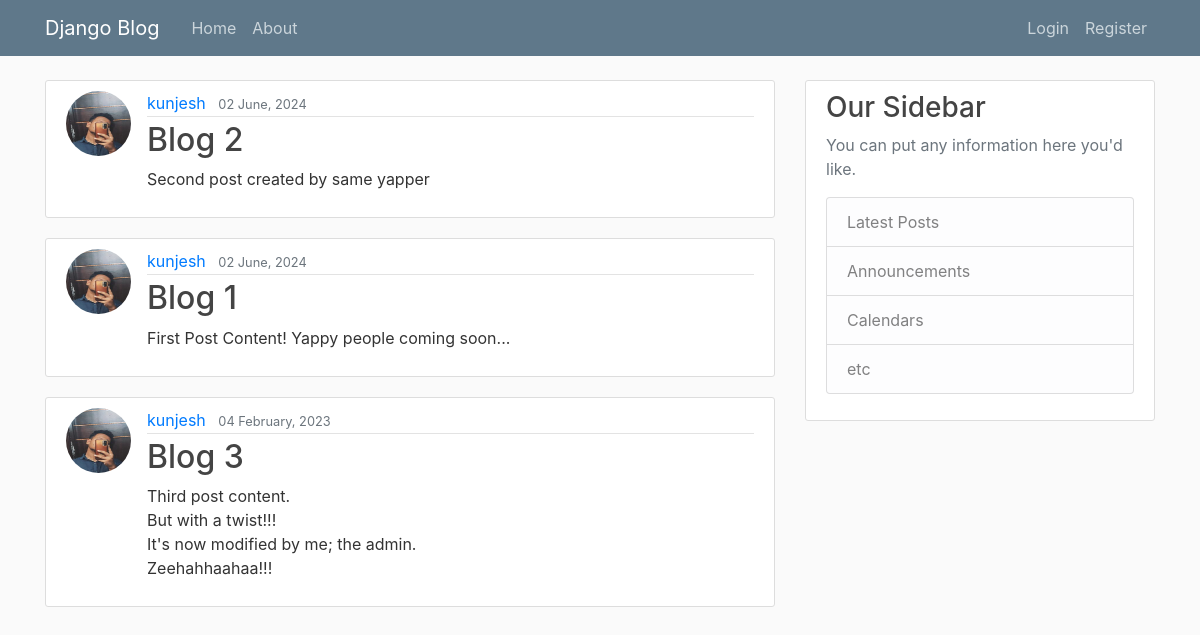
/blog/, run on an earlier commit of the app's database.
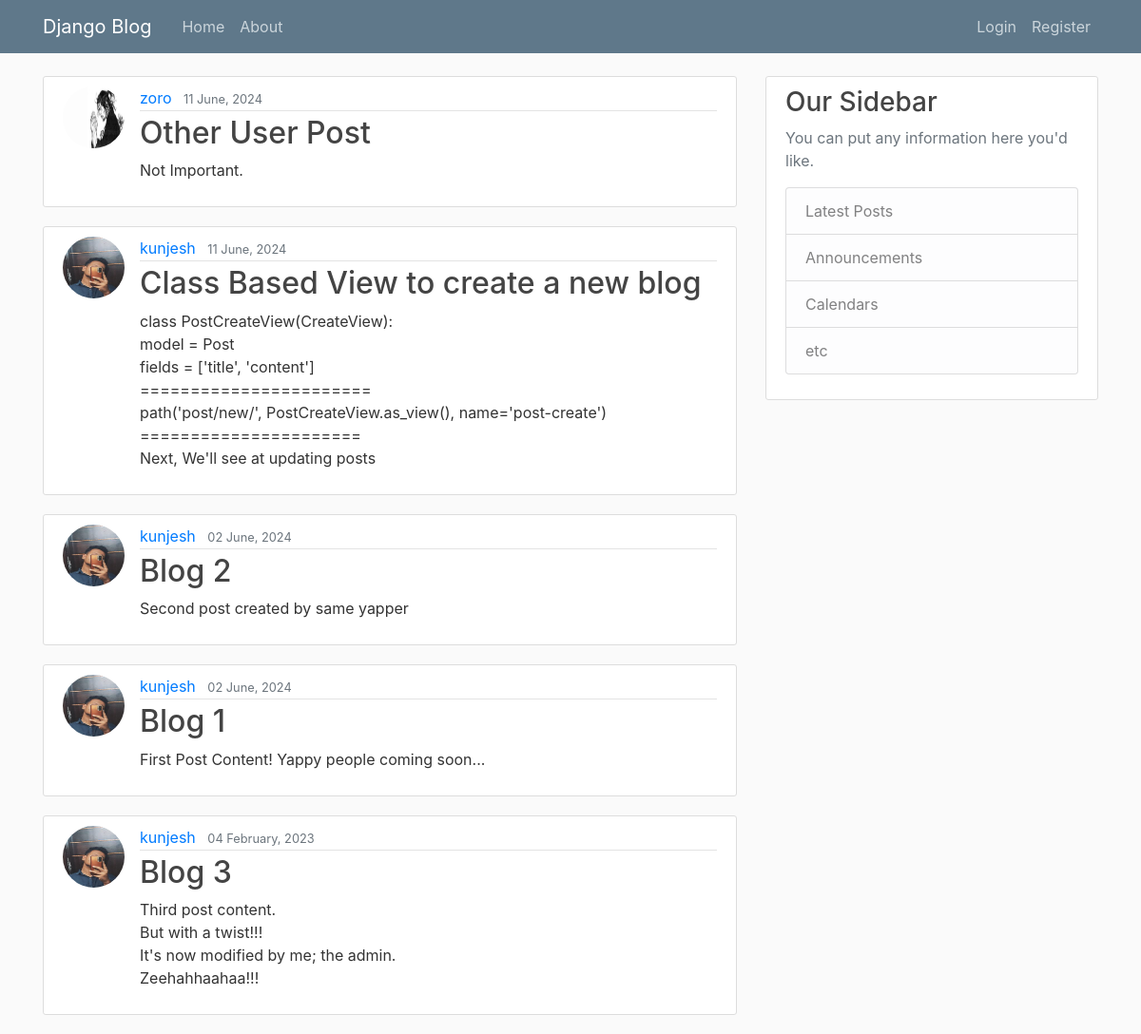
And on a later commit of the database.
### blog/models.py (models this page shows, shortened)
class Post(models.Model):
    title = models.CharField(max_length=100)
    content = models.TextField()
    date_posted = models.DateTimeField(default=timezone.now)
    author = models.ForeignKey(User, on_delete=models.CASCADE)

### users/models.py (models this page shows, shortened)
class Profile(models.Model):
    user = models.OneToOneField(User, on_delete=models.CASCADE)
    image = models.ImageField(default='default.jpg', upload_to='profile_pics')

### blog/views.py (the view)
# urls.py: path('', PostListView.as_view(), name='blog-home'),
class PostListView(ListView):
    model = Post
    template_name = 'blog/home.html' # <app>/<model>_<viewtype>.html
    context_object_name = 'posts'
    ordering = ['-date_posted']

### blog/templates/blog/home.html
{% extends "blog/base.html" %}
{% block content %}
    {% for post in posts %}
        <article class="media content-section">
          <img class="rounded-circle article-img" src="{{ post.author.profile.image.url }}">
          <div class="media-body">
            <div class="article-metadata">
              <a class="mr-2" href="{% url 'profile'%}">{{ post.author }}</a>
              <small class="text-muted">{{ post.date_posted|date:"d F, Y" }}</small>
            </div>
            <h2><a class="article-title" href="{% url 'post-detail' post.id %}">{{ post.title }}</a></h2>
            <p class="article-content">{{ post.content }}</p>
          </div>
        </article>
    {% endfor %}
{% endblock content %}

### blog/templates/blog/base.html (shortened to what this page needs)
{% load static %}
<!DOCTYPE html>
<html>
<head>
    <link rel="stylesheet" href="https://maxcdn.bootstrapcdn.com/bootstrap/4.0.0/css/bootstrap.min.css">
    <link rel="stylesheet" type="text/css" href="{% static 'blog/main.css' %}">
</head>
<body>
    <header class="site-header">
      <nav class="navbar navbar-expand-md navbar-dark bg-steel fixed-top">
        <div class="container">
          <a class="navbar-brand mr-4" href="{% url 'blog-home' %}">Django Blog</a>
          <div class="collapse navbar-collapse" id="navbarToggle">
            <div class="navbar-nav mr-auto">
              <a class="nav-item nav-link" href="{% url 'blog-home' %}">Home</a>
              <a class="nav-item nav-link" href="{% url 'blog-about' %}">About</a>
            </div>
            <div class="navbar-nav">
              {% if user.is_authenticated %}
              <a class="nav-item nav-link" href="{% url 'post-create' %}">New Post</a>
              <a class="nav-item nav-link" href="{% url 'profile' %}">Profile</a>
              <a class="nav-item nav-link" href="{% url 'logout' %}">Logout</a>
              {% else %}
              <a class="nav-item nav-link" href="{% url 'login' %}">Login</a>
              <a class="nav-item nav-link" href="{% url 'register' %}">Register</a>
              {% endif %}
            </div>
          </div>
        </div>
      </nav>
    </header>
    <main role="main" class="container">
      <div class="row">
        <div class="col-md-8">
          {% block content %}{% endblock %}
        </div>
        <div class="col-md-4">
          <div class="content-section">
            <h3>Our Sidebar</h3>
            <p class='text-muted'>You can put any information here you'd like.
              <ul class="list-group">
                <li class="list-group-item list-group-item-light">Latest Posts</li>
                <li class="list-group-item list-group-item-light">Announcements</li>
                <li class="list-group-item list-group-item-light">Calendars</li>
                <li class="list-group-item list-group-item-light">etc</li>
              </ul>
            </p>
          </div>
        </div>
      </div>
    </main>
</body>
</html>

### blog/static/blog/main.css (style rules this page uses)
body { background: #fafafa; color: #333333; margin-top: 5rem; }
h1, h2, h3, h4, h5, h6 { color: #444444; }
ul { margin: 0; }
.bg-steel { background-color: #5f788a; }
.site-header .navbar-nav .nav-link { color: #cbd5db; }
.content-section { background: #ffffff; padding: 10px 20px; border: 1px solid #dddddd; border-radius: 3px; margin-bottom: 20px; }
.article-title { color: #444444; }
.article-content { white-space: pre-line; }
.article-img { height: 65px; width: 65px; margin-right: 16px; }
.article-metadata { padding-bottom: 1px; margin-bottom: 4px; border-bottom: 1px solid #e3e3e3 }

What changed in the data, as far as the page shows it:
added Post: author.profile.image (placeholder picture), author "zoro", date_posted "11 June, 2024", title "Other User Post", content "Not Important."
added Post: author.profile.image (picture), author "kunjesh", date_posted "11 June, 2024", title "Class Based View to create a new blog", content "class PostCreateView(CreateView): model = Post fields = ['title', 'content'] ======================= path('post/new/', PostCreateView.as_view(), name='post-create') ====================== Next, We'll see at updating posts"
